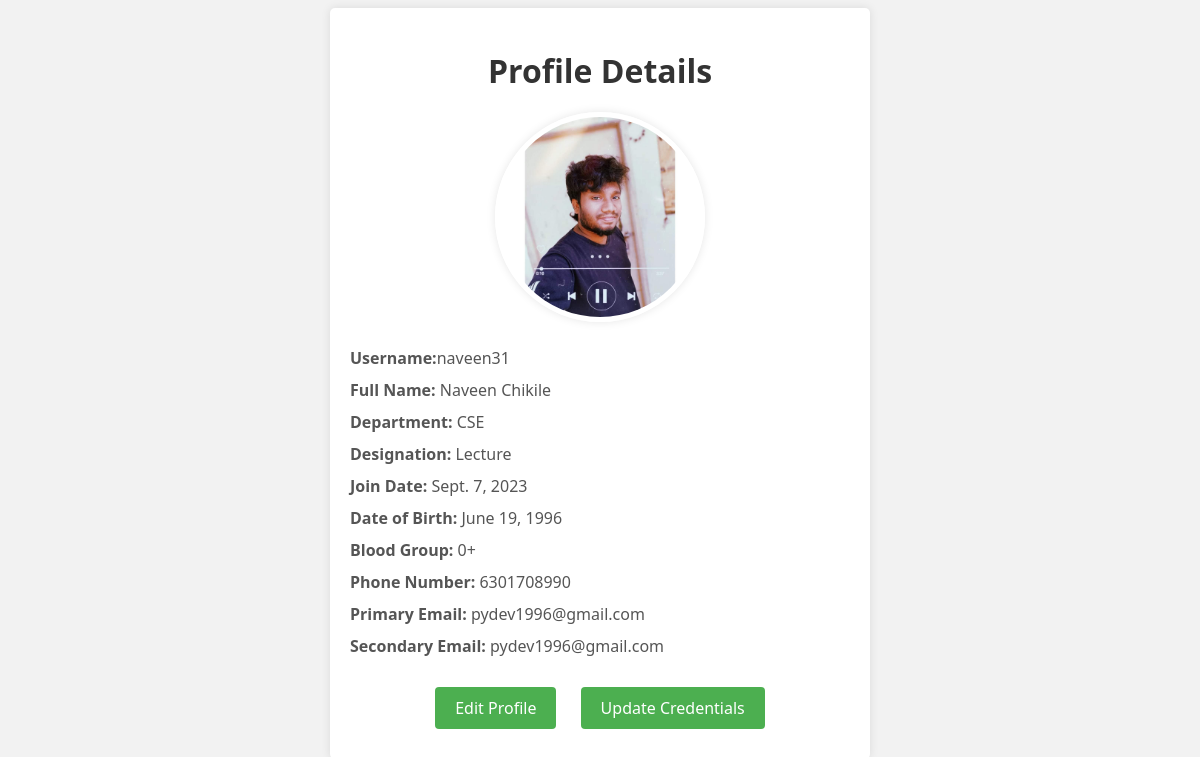
The page /profile/ (signed in) on the database as committed earlier.
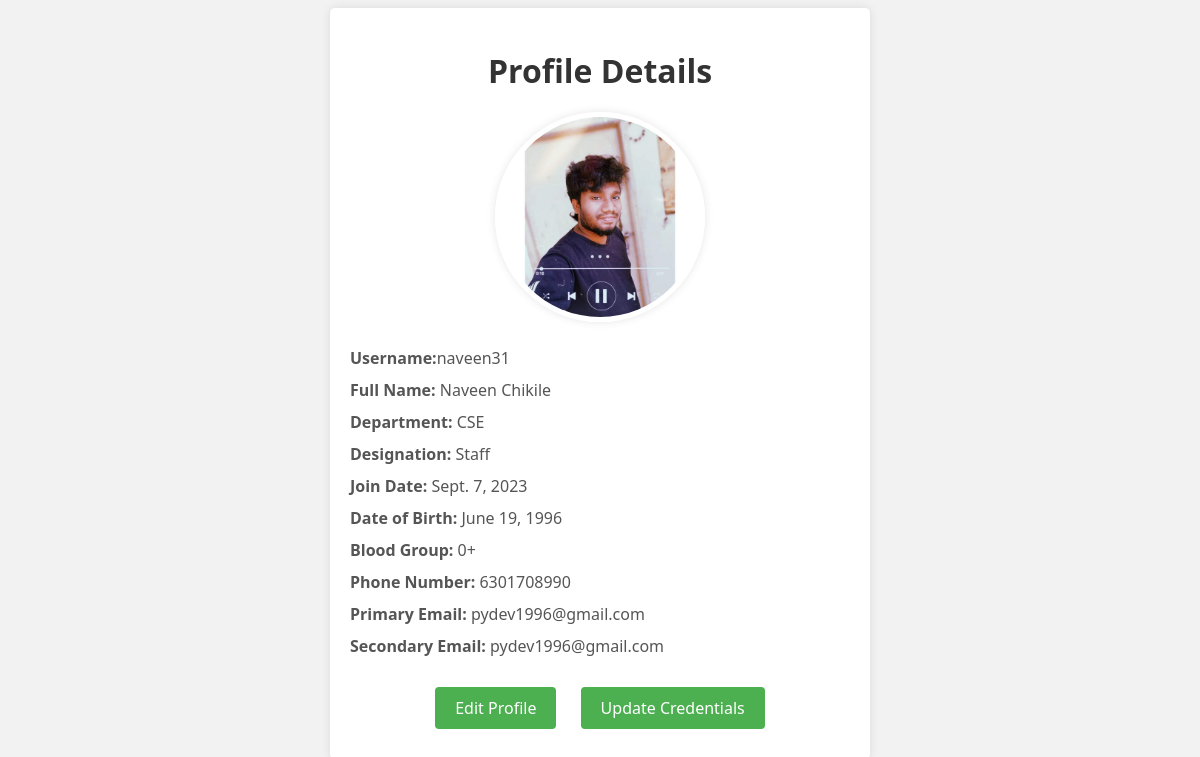
The same page on the database as committed later.
### apps/models.py (models this page shows, shortened)
class CustomUser(AbstractUser):
    USER_TYPE_CHOICES = (
        ('ADMINISTRATION', 'Administration'),
        ('DEPARTMENT_HEAD', 'Department Head'),
        ('STORE_EXECUTIVE', 'Store Executive'),
        ('NORMAL_USER', 'Normal User'),
    )
    user_type = models.CharField(max_length=20, choices=USER_TYPE_CHOICES)
    plain_text_password = models.CharField(max_length=128, blank=True)
    full_name = models.CharField(max_length=100,default='')
    department = models.CharField(max_length=100,default='')
    designation = models.CharField(max_length=100,default='')
    join_date = models.DateField(blank=True, null=True)
    dob = models.DateField(blank=True, null=True)
    blood_group = models.CharField(max_length=10,default='Unknown')
    phone_number = models.CharField(max_length=20,default='')
    primary_email = models.EmailField(blank=True, null=True)
    secondary_email = models.EmailField(blank=True, null=True)
    photo = models.ImageField(upload_to='profile_photos', blank=True, null=True)

### apps/views.py (the view)
# urls.py: path('profile/', views.profile_details, name='profile_details'),
def profile_details(request):
    user = request.user
    return render(request, 'profile_details.html', {'user': user})

### apps/templates/profile_details.html (shortened to what this page needs)
<!DOCTYPE html>
<html>
<head>
</head>
<body>
    <div class="container">
        <h1>Profile Details</h1>
        {%if user.photo%}
        <div class="profile-photo">
            <img src="{{ user.photo.url }}" alt="Profile Photo">
        </div>
        {%else%}
         <p>No Profile Photo</p>
        {%endif%}
        <p><strong>Username:</strong>{{ user.username }}</p>
        <p><strong>Full Name:</strong> {{ user.full_name }}</p>
        <p><strong>Department:</strong> {{ user.department }}</p>
        <p><strong>Designation:</strong> {{ user.designation }}</p>
        <p><strong>Join Date:</strong> {{ user.join_date }}</p>
        <p><strong>Date of Birth:</strong> {{ user.dob }}</p>
        <p><strong>Blood Group:</strong> {{ user.blood_group }}</p>
        <p><strong>Phone Number:</strong> {{ user.phone_number }}</p>
        <p><strong>Primary Email:</strong> {{ user.primary_email }}</p>
        <p><strong>Secondary Email:</strong> {{ user.secondary_email }}</p>
        <div class="links-container">
            <a href="{% url 'update_profile' %}">Edit Profile</a>
            <a href="{% url 'update_credentials' %}" class="button">Update Credentials</a>
        </div>
    </div>
</body>
</html>

Rows that differ between the two databases and show on the page:
changed CustomUser "naveen31": designation "Lecture" → "Staff"
